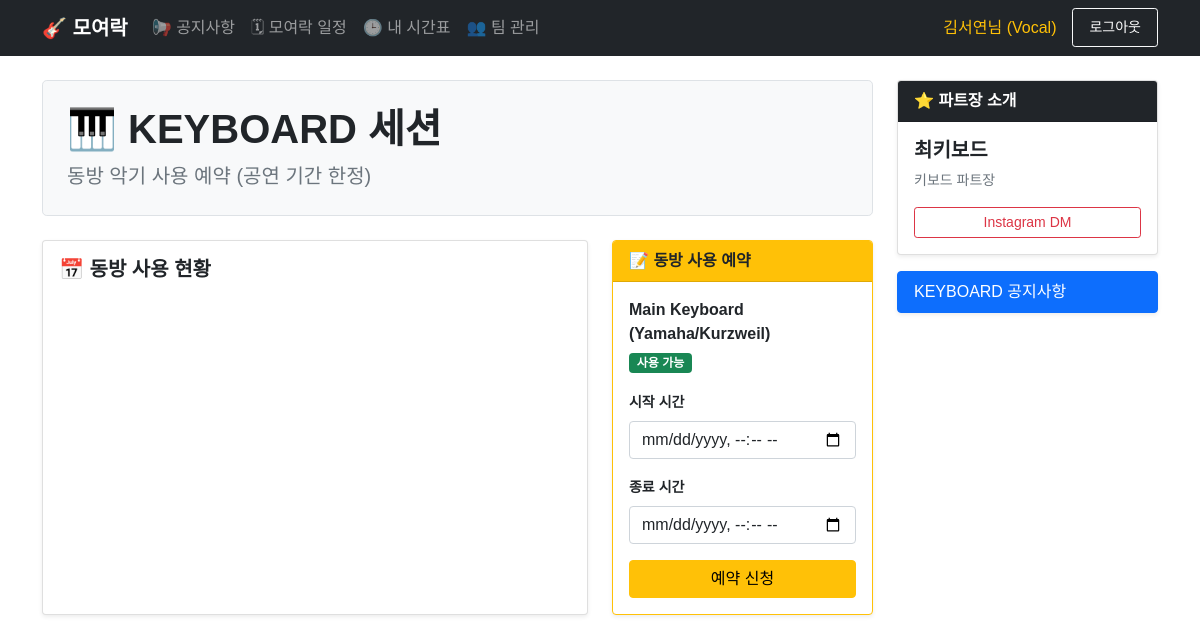
The page /session/keyboard (signed in) on the database its author committed.
### app.py (models this page shows)
class User(UserMixin, db.Model):
    id = db.Column(db.Integer, primary_key=True)
    username = db.Column(db.String(150), unique=True, nullable=False)
    password = db.Column(db.String(150), nullable=False)
    name = db.Column(db.String(100), nullable=False)
    cohort = db.Column(db.Float, nullable=True)
    session = db.Column(db.String(50), nullable=False)
    is_admin = db.Column(db.Boolean, default=False)
    schedule_json = db.Column(db.Text, nullable=True)
    teams = db.relationship('Team', secondary=team_members, backref='members')

class Instrument(db.Model):
    id = db.Column(db.Integer, primary_key=True)
    code = db.Column(db.String(20), unique=True, nullable=False)
    name = db.Column(db.String(100), nullable=False)
    is_available = db.Column(db.Boolean, default=True)

### app.py (the view, shortened to what this page needs)
@app.route('/session/<type>', methods=['GET', 'POST'])
@login_required
def session_page(type):
    session_type = type.lower()
    leader_info = None
    if session_type == 'vocal': leader_info = {'name': '김보컬', 'intro': '보컬 파트장', 'insta': 'https://www.instagram.com/skku_hwayotteurak'}
    elif session_type == 'guitar': leader_info = {'name': '이기타', 'intro': '기타 파트장', 'insta': 'https://www.instagram.com/skku_hwayotteurak'}
    elif session_type == 'bass': leader_info = {'name': '박베이스', 'intro': '베이스 파트장', 'insta': 'https://www.instagram.com/skku_hwayotteurak'}
    elif session_type == 'keyboard': leader_info = {'name': '최키보드', 'intro': '키보드 파트장', 'insta': 'https://www.instagram.com/skku_hwayotteurak'}
    elif session_type == 'drum': leader_info = {'name': '정드럼', 'intro': '드럼 파트장', 'insta': 'https://www.instagram.com/skku_hwayotteurak'}
    events_data = []; instruments_status = {}
    target_items = []
    if session_type == 'guitar': target_items = ['guitar1', 'guitar2', 'guitar3', 'geffect']
    elif session_type == 'bass': target_items = ['bass1', 'bass2', 'bass3', 'beffect']
    elif session_type == 'keyboard': target_items = ['keyboard']
    elif session_type == 'drum': target_items = ['drum']
    if target_items:
        all_insts = Instrument.query.filter(Instrument.code.in_(target_items)).all()
        instruments_status = {inst.code: inst for inst in all_insts}
        color_map = {'guitar1': '#dc3545', 'guitar2': '#ffc107', 'guitar3': '#198754', 'geffect': '#0d6efd', 'bass1': '#198754', 'bass2': '#0d6efd', 'bass3': '#6f42c1', 'beffect': '#ffc107', 'keyboard': '#ffc107', 'drum': '#dc3545'}
        session_initials = {'Vocal': 'V', 'Guitar': 'G', 'Bass': 'B', 'Keyboard': 'K', 'Drum': 'D', 'admin': 'A'}
        reservations = InstrumentReservation.query.filter(InstrumentReservation.item_type.in_(target_items)).all()
    return render_template('instruments.html', type=type.upper(), leader=leader_info, session_type=session_type, events_data=events_data, inst_status=instruments_status)

### app.py (called while the page is built)
@login_manager.user_loader
def load_user(user_id):
    return User.query.get(int(user_id))

### templates/instruments.html (shortened to what this page needs)
{% extends "base.html" %}
{% block content %}
<div class="row">
    <div class="col-md-9">
        <div class="p-4 mb-4 bg-light rounded-3 border">
            <h1 class="display-6 fw-bold">
                {% if session_type == 'vocal' %}🎤{% elif session_type == 'guitar' %}🎸{% elif session_type == 'bass' %}🎸{% elif session_type == 'drum' %}🥁{% elif session_type == 'keyboard' %}🎹{% endif %}
                {{ type }} 세션
            </h1>
            <p class="lead text-muted mb-0">
                {% if session_type in ['keyboard', 'drum'] %}
                    동방 악기 사용 예약 (공연 기간 한정)
                {% else %}
                    {{ type }} 멤버 공간
                {% endif %}
            </p>
        </div>
        {% if session_type == 'guitar' %}
            <div class="accordion mb-4 shadow-sm" id="guitarAccordion"><div class="accordion-item"><h2 class="accordion-header" id="headingOne"><button class="accordion-button collapsed fw-bold text-primary" type="button" data-bs-toggle="collapse" data-bs-target="#collapsePhotos">🎸 보유 장비 및 대여 현황 확인</button></h2><div id="collapsePhotos" class="accordion-collapse collapse" data-bs-parent="#guitarAccordion"><div class="accordion-body bg-white"><div class="row row-cols-1 row-cols-md-2 g-3">{{ inst_card('guitar1', 'danger') }} {{ inst_card('guitar2', 'warning') }} {{ inst_card('guitar3', 'success') }} {{ inst_card('geffect', 'primary') }}</div></div></div></div></div>
            <div class="row"><div class="col-md-8 mb-3"><div class="card shadow-sm h-100"><div class="card-body"><h5 class="card-title fw-bold mb-3">📅 대여 현황 (4일간)</h5><div id='calendar'></div></div></div></div><div class="col-md-4 mb-3"><div class="card shadow-sm border-primary h-100"><div class="card-header bg-primary text-white fw-bold">📝 예약하기</div><div class="card-body"><form method="POST"><input type="hidden" name="action_type" value="reserve"><div class="mb-3"><label class="form-label small fw-bold">장비</label><select class="form-select" name="item_type" required><option value="" disabled selected>선택</option>{% for code in ['guitar1', 'guitar2', 'guitar3', 'geffect'] %}{% set inst = inst_status[code] %}<option value="{{ code }}" {% if not inst.is_available %}disabled{% endif %}>{{ inst.name }} {% if not inst.is_available %}(⛔){% endif %}</option>{% endfor %}</select></div><div class="mb-3"><label class="form-label small fw-bold">시작</label><input type="datetime-local" class="form-control" name="start_date" required></div><div class="mb-3"><label class="form-label small fw-bold">반납</label><input type="datetime-local" class="form-control" name="end_date" required></div><div class="d-grid"><button type="submit" class="btn btn-primary">예약</button></div></form></div></div></div></div>
        {% elif session_type in ['keyboard', 'drum'] %}
            {% set theme = 'warning' if session_type == 'keyboard' else 'danger' %}
            {% set theme_text = 'text-dark' if session_type == 'keyboard' else 'text-white' %}
            {% set inst = inst_status[session_type] %}
            {% if not inst.is_available %}
                <div class="card text-center py-5 border-{{ theme }} shadow-sm">
                    <div class="card-body">
                        <h1 class="display-1">⛔</h1>
                        <h2 class="fw-bold mt-3">현재 예약 시스템이 닫혀있습니다.</h2>
                        <p class="text-muted">공연 기간에만 활성화되는 기능입니다.<br>문의사항은 파트장에게 연락주세요.</p>
                        {% if current_user.is_admin %}
                        <div class="mt-4">
                            <form method="POST">
                                <input type="hidden" name="action_type" value="toggle_status">
                                <input type="hidden" name="target_code" value="{{ session_type }}">
                                <button class="btn btn-outline-success btn-lg">🔓 관리자 권한으로 시스템 켜기</button>
                            </form>
                        </div>
                        {% endif %}
                    </div>
                </div>
            {% else %}
                <div class="row">
                    <div class="col-md-8 mb-3">
                        <div class="card shadow-sm h-100">
                            <div class="card-body">
                                <h5 class="card-title fw-bold mb-3">📅 동방 사용 현황</h5>
                            </div>
                        </div>
                    </div>
                    <div class="col-md-4 mb-3">
                        <div class="card shadow-sm border-{{ theme }} h-100">
                            <div class="card-header bg-{{ theme }} {{ theme_text }} fw-bold">
                                📝 동방 사용 예약
                            </div>
                            <div class="card-body">
                                <form method="POST">
                                    <div class="mb-3">
                                        <p class="fw-bold mb-1">{{ inst.name }}</p>
                                        <span class="badge bg-success">사용 가능</span>
                                    </div>
                                    <div class="mb-3"><label class="form-label small fw-bold">시작 시간</label><input type="datetime-local" class="form-control" name="start_date" required></div>
                                    <div class="mb-3"><label class="form-label small fw-bold">종료 시간</label><input type="datetime-local" class="form-control" name="end_date" required></div>
                                    <div class="d-grid"><button type="submit" class="btn btn-{{ theme }}">예약 신청</button></div>
                                </form>
                            </div>
                        </div>
                    </div>
                </div>
            {% endif %}
        {% elif session_type == 'vocal' %}
            <div class="card shadow-sm text-center py-5 border-0 bg-white"><div class="card-body"><h1 class="text-muted mb-3" style="font-size: 4rem;">🚧</h1><h3 class="text-dark fw-bold">아직 등록된 기능이 없습니다</h3></div></div>
        {% endif %}
    </div>
    <div class="col-md-3">
        {% if leader %}
        <div class="card shadow-sm mb-3">
            <div class="card-header bg-dark text-white fw-bold">⭐ 파트장 소개</div>
            <div class="card-body">
                <h5 class="card-title fw-bold">{{ leader.name }}</h5>
                <p class="card-text text-muted small mb-3">{{ leader.intro }}</p>
                {% if leader.insta %}<div class="d-grid"><a href="{{ leader.insta }}" target="_blank" class="btn btn-outline-danger btn-sm">Instagram DM</a></div>{% endif %}
            </div>
        </div>
        {% endif %}
        <div class="list-group shadow-sm"><a href="#" class="list-group-item list-group-item-action active">{{ type }} 공지사항</a></div>
    </div>
</div>
{% endblock %}

### templates/base.html (shortened to what this page needs)
<!DOCTYPE html>
<html lang="ko">
<head>
    <link href="https://cdn.jsdelivr.net/npm/bootstrap@5.1.3/dist/css/bootstrap.min.css" rel="stylesheet">
    <link rel="stylesheet" href="https://cdn.jsdelivr.net/npm/bootstrap-icons@1.10.5/font/bootstrap-icons.css">
</head>
<body>
    <nav class="navbar navbar-expand-lg navbar-dark bg-dark">
        <div class="container">
            <a class="navbar-brand" href="/">🎸 모여락</a>
            <div class="collapse navbar-collapse" id="navbarNav">
                <ul class="navbar-nav me-auto">
                    <li class="nav-item">
                        <a class="nav-link" href="/notice">📢 공지사항</a>
                    </li>
                    <li class="nav-item">
                        <a class="nav-link" href="/schedule">🗓 모여락 일정</a>
                    </li>
                    <li class="nav-item">
                        <a class="nav-link" href="/myschedule">🕒 내 시간표</a>
                    </li>
                    <li class="nav-item">
                        <a class="nav-link" href="/team">👥 팀 관리</a>
                    </li>
                </ul>
                <ul class="navbar-nav">
                    {% if current_user.is_authenticated %}
                        <li class="nav-item">
                            <span class="nav-link text-warning">
                                {% if current_user.is_admin %}
                                    👑 관리자님
                                {% else %}
                                    {{ current_user.name }}님 ({{ current_user.session }})
                                {% endif %}
                            </span>
                        </li>
                        <li class="nav-item">
                            <a class="nav-link btn btn-outline-light btn-sm px-3 ms-2 text-white" href="/logout">로그아웃</a>
                        </li>
                    {% endif %}
                </ul>
            </div>
        </div>
    </nav>
    <div class="container mt-4 mb-5">
        {% block content %}{% endblock %}
    </div>
</body>
</html>

### templates/base.html (style rules this page uses)
body { font-family: 'Apple SD Gothic Neo', 'Noto Sans KR', sans-serif; }
.navbar-brand { font-weight: 800; }

### rows shown on the page
User: name "김서연", session "Vocal"
Instrument: code "KEYBOARD", name "Main Keyboard (Yamaha/Kurzweil)"

### other values the page prints
{{ leader.name }} "최키보드"
{{ leader.intro }} "키보드 파트장"
